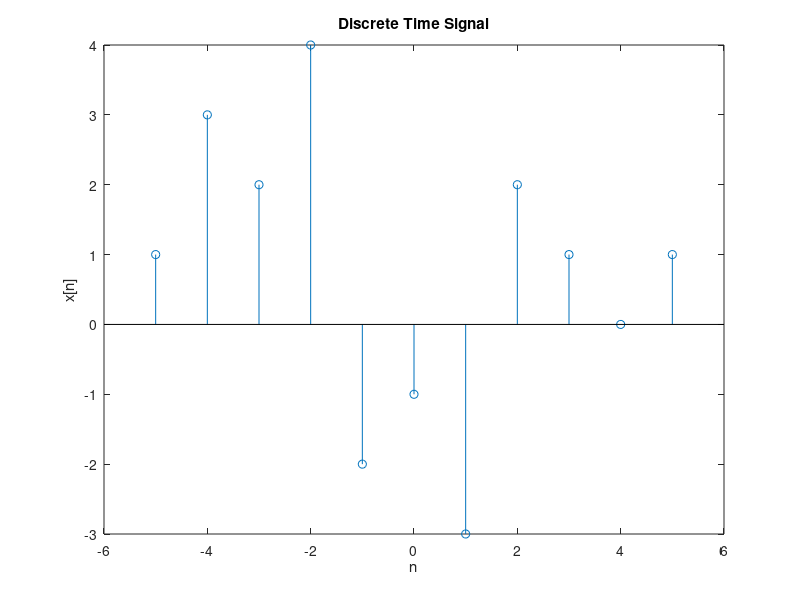

Source code (MATLAB): (Note: this script raises an error after producing the figure.)
% Define the DT signal
n = -5:5; % Time index
x = [1,3,2,4,-2,-1,-3,2,1,0,1]; % DT signal

% Plot the DT signal
figure;
stem(n, x);
title('Discrete Time Signal');
xlabel('n');
ylabel('x[n]');

% Find the Z-transform using the Symbolic Math Toolbox
syms z;
X = sum(x.*(z.^-n));

% Display the Z-transform
disp('Z-Transform:');
pretty(X);

% Calculate the Inverse Z-Transform using Partial Fraction Expansion
% Convert symbolic expression to polynomial coefficients
[num, den] = numden(X);
num = sym2poly(num);
den = sym2poly(den);

% Perform Partial Fraction Expansion
[r, p, k] = residue(num, den);

% Display the residues 'r', poles 'p', and direct terms 'k'
disp('Inverse Z-Transform:');
disp('Residues:');
disp(r);
disp('Poles:');
disp(p);
disp('Direct Terms:');
disp(k);

% Calculate the Inverse Z-Transform from the residues and poles
x_inv = zeros(size(n));
for i = 1:length(n)
    x_inv(i) = sum(r.' .* ((p.').^n(i)));
end